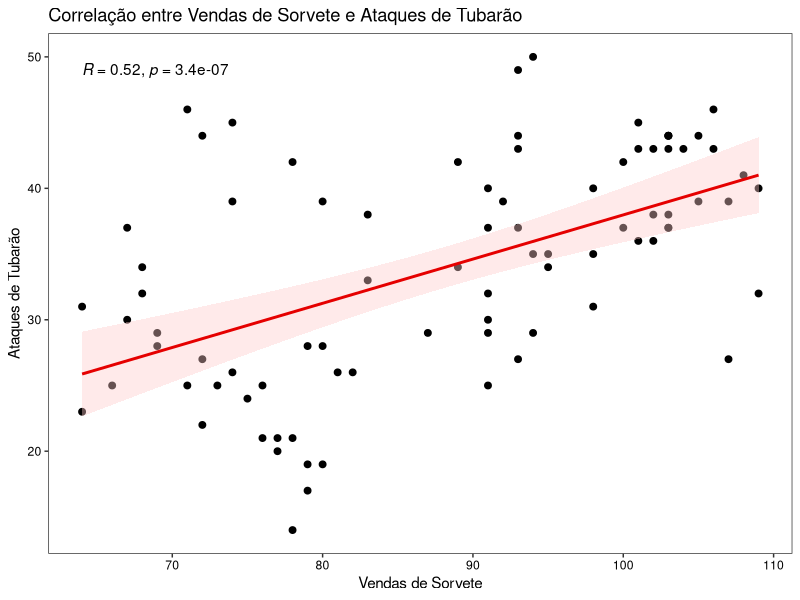
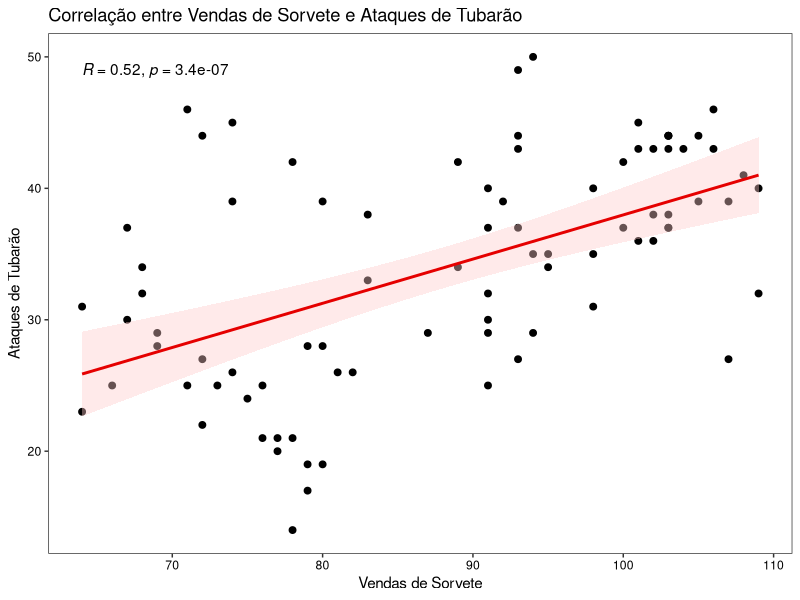

Reproduce these figures in R, in order.
# Script para visualização de dados - 30 dias e 30 gráficos
# Prof. Giuseppe Leite
# email: ggfleite@gmail.com

# Carregar a biblioteca necessária
library(ggpubr)

# Carregar os dados
shark_attacks <- read.csv("shark_attacks.csv")

# Criar o gráfico de dispersão com ggpubr
p <- ggscatter(shark_attacks, x = "IceCreamSales", y = "SharkAttacks", 
               cor.coef = TRUE, cor.method = "spearman",
               xlab = "Vendas de Sorvete", ylab = "Ataques de Tubarão",
               title = "Correlação entre Vendas de Sorvete e Ataques de Tubarão") +
  stat_smooth(method = "lm", col = "#e50000", fill = "#ffcccc") +
  theme_bw() +
  theme(
    axis.text.x = element_text(color = "black"),
    axis.text.y = element_text(color = "black"),
    axis.title.y = element_text(color = "black"),
    plot.title = element_text(color = "black"),
    plot.subtitle = element_text(color = "black"),
    legend.position = "none",
    panel.grid.major = element_blank(),  # Remover linhas de grade principais
    panel.grid.minor = element_blank()    # Remover linhas de grade secundárias
  )

# Exibir o gráfico
print(p)

# Salvar o gráfico em PDF
ggsave("shark_attacks.pdf", plot = p, width = 5, height = 5)
